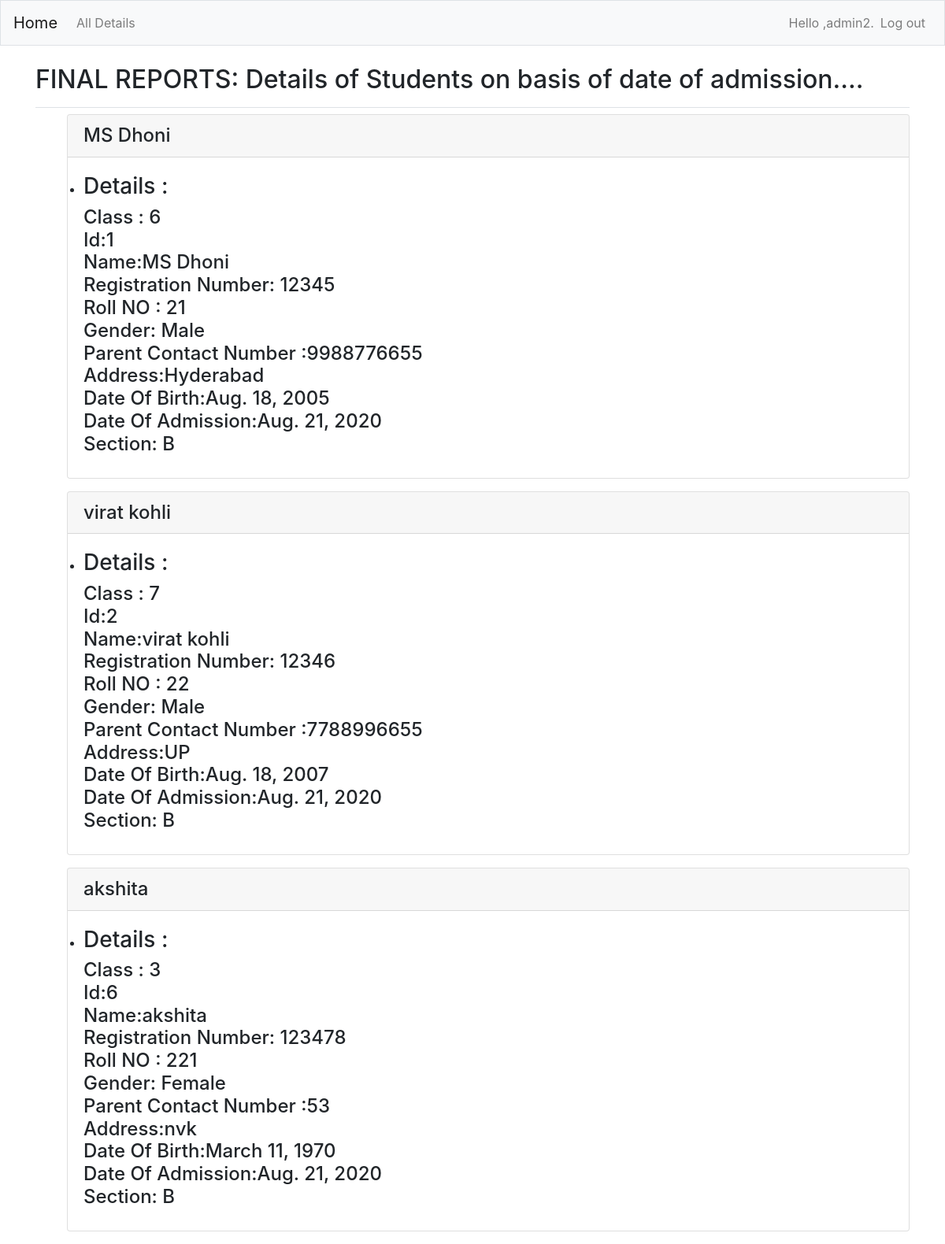
Screenshot of /detailclass (signed in) with the database file from the repository.
### case2/models.py (models this page shows)
class Student(models.Model):
    id=models.AutoField(primary_key=True)
    registrationno=models.CharField(max_length=10)
    rollno=models.IntegerField()
    name=models.CharField(max_length=200)
    gender=models.CharField(max_length=100)
    address=models.TextField()
    parentcontactno=models.IntegerField()
    DOA=models.DateField()
    DOB=models.DateField()
    classname=models.CharField(max_length=100)
    Section=models.CharField(max_length=100)
    owner = models.ForeignKey(User,on_delete=models.CASCADE)
    class Meta:
        verbose_name_plural='Students'
    def __str__(self):
        return self.name

### case2/views.py (the view)
# urls.py: path('detailclass',views.detailclass,name='detailclass'),
@login_required
def detailclass(request):
    staff= Student.objects.order_by('DOA')
    return render(request,'detailclass.html',{'Students':staff})

### case2/templates/detailclass.html
{% extends 'staff_templates/base.html' %}
{% load bootstrap4 %}
{% block page_header %}
<h2>FINAL REPORTS: Details of Students on basis of date of admission....</h2>
{% endblock page_header %}
{% block content %}
<div>
   {% if Students %}
      <ul>
         {% for student in Students %}
         <div class="card mb-3">
            <h4 class="card-header">
                {{student}}
            </h4>
            <div class="card-body">
               <li>
                  <h3>Details : <br>
                  </h3>
                  <h4>
                     Class : {{student.classname}}<br>
                   Id:{{student.id}}<br>
                   Name:{{ student.name }}<br>
                   Registration Number: {{student.registrationno}}<br>
                   Roll NO : {{student.rollno}}<br>
                   Gender: {{student.gender}}<br>
                   Parent Contact Number :{{student.parentcontactno}}<br>
                   Address:{{student.address}}<br>
                   Date Of Birth:{{student.DOB}}<br>
                   Date Of Admission:{{student.DOA}}<br>
                   Section: {{student.Section}}<br>
                   </h4>
                     </li>
            </div>
        </div>
      {% endfor %}
      </ul>
   {% endif %}
   </div>
{% endblock content %}

### case2/templates/staff_templates/base.html (shortened to what this page needs)
{% load bootstrap4 %}
<!DOCTYPE html>
<html lang="en">
<head>
   {% bootstrap_css %}
</head>
<body>
   <nav class="navbar navbar-expand-md navbar-light bg-light mb-4 border">
      <a class="navbar-brand" href="{% url 'index' %}">Home</a>
      <div class="collapse navbar-collapse" id="navbarCollapse">
         <ul class="navbar-nav mr-auto">
            <li class="nav-item">
               <a class="nav-link" href="{% url 'one' %}">All Details</a></li>
         </ul>
         <ul class="navbar-nav ml-auto">
            {% if user.is_authenticated %}
            <li class="nav-item">
               <span class="navbar-text"> Hello ,{{user.username}}.</span>
            </li>
            <li class="nav-item">
               <a class="nav-link" href="{% url 'users:logout' %}?next=/logoutpage">Log out</a>
            </li>
            {% endif %}
         </ul>
         </div>
   </nav>
   <main role="main" class="container">
      <div class ='pb-2 mb-2 border-bottom'>
         {% block page_header %}{% endblock page_header %}
      </div>
      <div>
         {% block content %}{% endblock content %}
      </div>
   </main>
</body>
</html>

### rows the page displays
Student: name "MS Dhoni", classname "6", id "1", registrationno "12345", rollno "21", gender "Male", parentcontactno "9988776655", address "Hyderabad", DOB "Aug. 18, 2005", DOA "Aug. 21, 2020", Section "B"
Student: name "virat kohli", classname "7", id "2", registrationno "12346", rollno "22", gender "Male", parentcontactno "7788996655", address "UP", DOB "Aug. 18, 2007", DOA "Aug. 21, 2020", Section "B"
Student: name "akshita", classname "3", id "6", registrationno "123478", rollno "221", gender "Female", parentcontactno "53", address "nvk", DOB "March 11, 1970", DOA "Aug. 21, 2020", Section "B"

### other values shown
{{ user.username }} "admin2"
